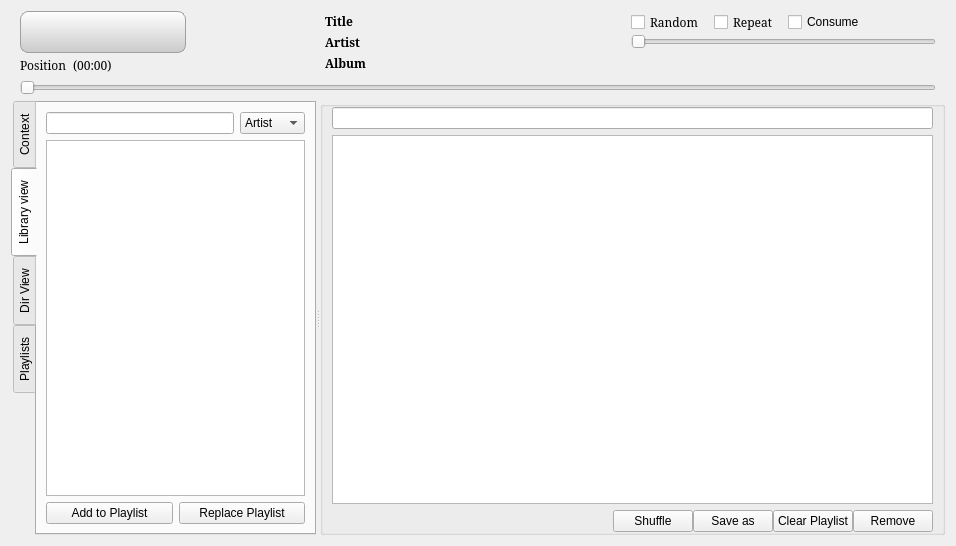
<?xml version="1.0" encoding="UTF-8"?>
<ui version="4.0">
 <class>MainWindow</class>
 <widget class="QWidget" name="MainWindow">
  <property name="geometry">
   <rect>
    <x>0</x>
    <y>0</y>
    <width>956</width>
    <height>546</height>
   </rect>
  </property>
  <property name="windowTitle">
   <string>Form</string>
  </property>
  <layout class="QVBoxLayout" name="verticalLayout_7">
   <item>
    <widget class="QGroupBox" name="groupBox">
     <property name="sizePolicy">
      <sizepolicy hsizetype="Expanding" vsizetype="Fixed">
       <horstretch>0</horstretch>
       <verstretch>0</verstretch>
      </sizepolicy>
     </property>
     <property name="styleSheet">
      <string notr="true">QGroupBox {
	border: none;
}</string>
     </property>
     <property name="flat">
      <bool>true</bool>
     </property>
     <layout class="QVBoxLayout" name="verticalLayout_4">
      <property name="topMargin">
       <number>0</number>
      </property>
      <property name="bottomMargin">
       <number>0</number>
      </property>
      <item>
       <layout class="QHBoxLayout" name="horizontalLayout_4">
        <property name="spacing">
         <number>0</number>
        </property>
        <item>
         <layout class="QVBoxLayout" name="verticalLayout">
          <property name="spacing">
           <number>0</number>
          </property>
          <item>
           <layout class="QHBoxLayout" name="horizontalLayout_3">
            <property name="spacing">
             <number>0</number>
            </property>
            <property name="sizeConstraint">
             <enum>QLayout::SetMinimumSize</enum>
            </property>
            <item>
             <widget class="QToolButton" name="prevTrackButton">
              <property name="styleSheet">
               <string notr="true">QToolButton {
	background-color: qlineargradient(x1: 0, y1: 0, x2: 0, y2: 1, stop: 0 palette(Light), stop: 1 palette(MidLight));
	border-top: 1px solid palette(Dark);
	border-bottom: 1px solid palette(Dark);
	border-left: 1px solid palette(Dark);
	border-top-left-radius: 8px;
	border-bottom-left-radius: 8px;
	padding: 6px;
}

QToolButton::hover {
	background-color: qlineargradient(x1: 0, y1: 0, x2: 0, y2: 1, stop: 0 palette(Light), stop: 1 palette(Mid));
}</string>
              </property>
              <property name="iconSize">
               <size>
                <width>25</width>
                <height>25</height>
               </size>
              </property>
             </widget>
            </item>
            <item>
             <widget class="QToolButton" name="stopTrackButton">
              <property name="styleSheet">
               <string notr="true">QToolButton {
	background-color: qlineargradient(x1: 0, y1: 0, x2: 0, y2: 1, stop: 0 palette(Light), stop: 1 palette(MidLight));
	border-top: 1px solid palette(Dark);
	border-bottom: 1px solid palette(Dark);
	padding: 6px;
}

QToolButton::hover {
	background-color: qlineargradient(x1: 0, y1: 0, x2: 0, y2: 1, stop: 0 palette(Light), stop: 1 palette(Mid));
}</string>
              </property>
              <property name="iconSize">
               <size>
                <width>25</width>
                <height>25</height>
               </size>
              </property>
             </widget>
            </item>
            <item>
             <widget class="QToolButton" name="playPauseTrackButton">
              <property name="styleSheet">
               <string notr="true">QToolButton {
	background-color: qlineargradient(x1: 0, y1: 0, x2: 0, y2: 1, stop: 0 palette(Light), stop: 1 palette(MidLight));
	border-top: 1px solid palette(Dark);
	border-bottom: 1px solid palette(Dark);
	padding: 6px;
}

QToolButton::hover {
	background-color: qlineargradient(x1: 0, y1: 0, x2: 0, y2: 1, stop: 0 palette(Light), stop: 1 palette(Mid));
}</string>
              </property>
              <property name="iconSize">
               <size>
                <width>25</width>
                <height>25</height>
               </size>
              </property>
             </widget>
            </item>
            <item>
             <widget class="QToolButton" name="nextTrackButton">
              <property name="styleSheet">
               <string notr="true">QToolButton {
	background-color: qlineargradient(x1: 0, y1: 0, x2: 0, y2: 1, stop: 0 palette(Light), stop: 1 palette(MidLight));
	border-top: 1px solid palette(Dark);
	border-bottom: 1px solid palette(Dark);
	border-right: 1px solid palette(Dark);
	border-top-right-radius: 8px;
	border-bottom-right-radius: 8px;
	padding: 6px;
}

QToolButton::hover {
	background-color: qlineargradient(x1: 0, y1: 0, x2: 0, y2: 1, stop: 0 palette(Light), stop: 1 palette(Mid));
}</string>
              </property>
              <property name="iconSize">
               <size>
                <width>25</width>
                <height>25</height>
               </size>
              </property>
             </widget>
            </item>
            <item>
             <spacer name="horizontalSpacer_3">
              <property name="orientation">
               <enum>Qt::Horizontal</enum>
              </property>
              <property name="sizeHint" stdset="0">
               <size>
                <width>0</width>
                <height>20</height>
               </size>
              </property>
             </spacer>
            </item>
           </layout>
          </item>
          <item>
           <layout class="QHBoxLayout" name="horizontalLayout_2">
            <property name="spacing">
             <number>6</number>
            </property>
            <property name="sizeConstraint">
             <enum>QLayout::SetMinimumSize</enum>
            </property>
            <property name="topMargin">
             <number>4</number>
            </property>
            <item>
             <widget class="QLabel" name="label">
              <property name="font">
               <font>
                <family>Serif</family>
               </font>
              </property>
              <property name="text">
               <string>Position</string>
              </property>
             </widget>
            </item>
            <item>
             <widget class="QLabel" name="songTimeElapsedLabel">
              <property name="font">
               <font>
                <family>Serif</family>
               </font>
              </property>
              <property name="text">
               <string>(00:00)</string>
              </property>
             </widget>
            </item>
            <item>
             <spacer name="horizontalSpacer">
              <property name="orientation">
               <enum>Qt::Horizontal</enum>
              </property>
              <property name="sizeHint" stdset="0">
               <size>
                <width>0</width>
                <height>14</height>
               </size>
              </property>
             </spacer>
            </item>
           </layout>
          </item>
         </layout>
        </item>
        <item>
         <layout class="QVBoxLayout" name="verticalLayout_2">
          <property name="spacing">
           <number>0</number>
          </property>
          <item>
           <widget class="QLabel" name="trackTitleLabel">
            <property name="sizePolicy">
             <sizepolicy hsizetype="Expanding" vsizetype="Preferred">
              <horstretch>1</horstretch>
              <verstretch>0</verstretch>
             </sizepolicy>
            </property>
            <property name="font">
             <font>
              <family>Serif</family>
              <weight>75</weight>
              <bold>true</bold>
             </font>
            </property>
            <property name="text">
             <string>Title</string>
            </property>
           </widget>
          </item>
          <item>
           <widget class="QLabel" name="trackArtistLabel">
            <property name="sizePolicy">
             <sizepolicy hsizetype="Expanding" vsizetype="Preferred">
              <horstretch>1</horstretch>
              <verstretch>0</verstretch>
             </sizepolicy>
            </property>
            <property name="font">
             <font>
              <family>Serif</family>
              <weight>75</weight>
              <bold>true</bold>
             </font>
            </property>
            <property name="text">
             <string>Artist</string>
            </property>
           </widget>
          </item>
          <item>
           <widget class="QLabel" name="trackAlbumLabel">
            <property name="sizePolicy">
             <sizepolicy hsizetype="Expanding" vsizetype="Preferred">
              <horstretch>1</horstretch>
              <verstretch>0</verstretch>
             </sizepolicy>
            </property>
            <property name="font">
             <font>
              <family>Serif</family>
              <weight>75</weight>
              <bold>true</bold>
             </font>
            </property>
            <property name="text">
             <string>Album</string>
            </property>
           </widget>
          </item>
         </layout>
        </item>
        <item>
         <layout class="QVBoxLayout" name="verticalLayout_3">
          <item>
           <layout class="QHBoxLayout" name="horizontalLayout">
            <property name="spacing">
             <number>10</number>
            </property>
            <item>
             <widget class="QCheckBox" name="randomCheckBox">
              <property name="font">
               <font>
                <family>Serif</family>
               </font>
              </property>
              <property name="text">
               <string>Random</string>
              </property>
             </widget>
            </item>
            <item>
             <widget class="QCheckBox" name="repeatCheckBox">
              <property name="font">
               <font>
                <family>Serif</family>
               </font>
              </property>
              <property name="text">
               <string>Repeat</string>
              </property>
             </widget>
            </item>
            <item>
             <widget class="QCheckBox" name="consumeCheckBox">
              <property name="text">
               <string>Consume</string>
              </property>
             </widget>
            </item>
            <item>
             <spacer name="horizontalSpacer_4">
              <property name="orientation">
               <enum>Qt::Horizontal</enum>
              </property>
              <property name="sizeHint" stdset="0">
               <size>
                <width>40</width>
                <height>20</height>
               </size>
              </property>
             </spacer>
            </item>
           </layout>
          </item>
          <item>
           <spacer name="horizontalSpacer_2">
            <property name="orientation">
             <enum>Qt::Horizontal</enum>
            </property>
            <property name="sizeHint" stdset="0">
             <size>
              <width>0</width>
              <height>0</height>
             </size>
            </property>
           </spacer>
          </item>
          <item>
           <widget class="QSlider" name="volumeSlider">
            <property name="toolTip">
             <string comment="Use the slider to adjust the volume">Volume</string>
            </property>
            <property name="maximum">
             <number>100</number>
            </property>
            <property name="orientation">
             <enum>Qt::Horizontal</enum>
            </property>
           </widget>
          </item>
          <item>
           <spacer name="verticalSpacer_2">
            <property name="orientation">
             <enum>Qt::Vertical</enum>
            </property>
            <property name="sizeHint" stdset="0">
             <size>
              <width>218</width>
              <height>0</height>
             </size>
            </property>
           </spacer>
          </item>
         </layout>
        </item>
       </layout>
      </item>
      <item>
       <widget class="QSlider" name="positionSlider">
        <property name="pageStep">
         <number>0</number>
        </property>
        <property name="orientation">
         <enum>Qt::Horizontal</enum>
        </property>
       </widget>
      </item>
     </layout>
    </widget>
   </item>
   <item>
    <widget class="QSplitter" name="splitter">
     <property name="orientation">
      <enum>Qt::Horizontal</enum>
     </property>
     <widget class="QTabWidget" name="tabWidget">
      <property name="tabPosition">
       <enum>QTabWidget::West</enum>
      </property>
      <property name="currentIndex">
       <number>1</number>
      </property>
      <widget class="QWidget" name="contextTab">
       <attribute name="title">
        <string>Context</string>
       </attribute>
       <layout class="QGridLayout" name="gridLayout">
        <item row="0" column="0" colspan="2">
         <widget class="QLabel" name="albumCoverLabel">
          <property name="minimumSize">
           <size>
            <width>0</width>
            <height>200</height>
           </size>
          </property>
          <property name="text">
           <string/>
          </property>
          <property name="alignment">
           <set>Qt::AlignCenter</set>
          </property>
         </widget>
        </item>
        <item row="1" column="0">
         <widget class="QLabel" name="label_2">
          <property name="text">
           <string>Release Date:</string>
          </property>
         </widget>
        </item>
        <item row="1" column="1">
         <widget class="QLabel" name="releaseDateLabel">
          <property name="text">
           <string/>
          </property>
         </widget>
        </item>
        <item row="2" column="0" colspan="2">
         <spacer name="verticalSpacer_4">
          <property name="orientation">
           <enum>Qt::Vertical</enum>
          </property>
          <property name="sizeHint" stdset="0">
           <size>
            <width>20</width>
            <height>30</height>
           </size>
          </property>
         </spacer>
        </item>
       </layout>
      </widget>
      <widget class="QWidget" name="libraryViewTab">
       <attribute name="title">
        <string>Library view</string>
       </attribute>
       <layout class="QVBoxLayout" name="verticalLayout_6">
        <item>
         <layout class="QHBoxLayout" name="horizontalLayout_6">
          <item>
           <widget class="KLineEdit" name="searchLibraryLineEdit">
            <property name="toolTip">
             <string/>
            </property>
            <property name="showClearButton" stdset="0">
             <bool>true</bool>
            </property>
           </widget>
          </item>
          <item>
           <widget class="QComboBox" name="searchFieldComboBox">
            <property name="sizePolicy">
             <sizepolicy hsizetype="Preferred" vsizetype="Preferred">
              <horstretch>0</horstretch>
              <verstretch>0</verstretch>
             </sizepolicy>
            </property>
            <item>
             <property name="text">
              <string>Artist</string>
             </property>
            </item>
            <item>
             <property name="text">
              <string>Album</string>
             </property>
            </item>
            <item>
             <property name="text">
              <string>Song</string>
             </property>
            </item>
            <item>
             <property name="text">
              <string>Any</string>
             </property>
            </item>
           </widget>
          </item>
         </layout>
        </item>
        <item>
         <widget class="QTreeView" name="libraryTreeView">
          <property name="dragEnabled">
           <bool>true</bool>
          </property>
          <property name="dragDropMode">
           <enum>QAbstractItemView::DragOnly</enum>
          </property>
          <property name="alternatingRowColors">
           <bool>true</bool>
          </property>
          <property name="selectionMode">
           <enum>QAbstractItemView::ExtendedSelection</enum>
          </property>
          <property name="sortingEnabled">
           <bool>true</bool>
          </property>
          <property name="allColumnsShowFocus">
           <bool>true</bool>
          </property>
         </widget>
        </item>
        <item>
         <layout class="QHBoxLayout" name="horizontalLayout_7">
          <item>
           <widget class="KPushButton" name="addToPlaylistPushButton">
            <property name="text">
             <string>Add to Playlist</string>
            </property>
           </widget>
          </item>
          <item>
           <widget class="KPushButton" name="replacePlaylistPushButton">
            <property name="text">
             <string>Replace Playlist</string>
            </property>
           </widget>
          </item>
         </layout>
        </item>
       </layout>
      </widget>
      <widget class="QWidget" name="dirViewTab">
       <attribute name="title">
        <string>Dir View</string>
       </attribute>
       <layout class="QVBoxLayout" name="verticalLayout_9">
        <item>
         <widget class="KLineEdit" name="searchDirViewLineEdit">
          <property name="showClearButton" stdset="0">
           <bool>true</bool>
          </property>
         </widget>
        </item>
        <item>
         <widget class="QTreeView" name="dirTreeView">
          <property name="dragEnabled">
           <bool>true</bool>
          </property>
          <property name="dragDropMode">
           <enum>QAbstractItemView::DragOnly</enum>
          </property>
          <property name="alternatingRowColors">
           <bool>true</bool>
          </property>
          <property name="selectionMode">
           <enum>QAbstractItemView::ExtendedSelection</enum>
          </property>
          <property name="sortingEnabled">
           <bool>true</bool>
          </property>
          <property name="allColumnsShowFocus">
           <bool>true</bool>
          </property>
         </widget>
        </item>
        <item>
         <layout class="QHBoxLayout" name="horizontalLayout_8">
          <item>
           <widget class="KPushButton" name="dirViewAddToPlaylistPushButton">
            <property name="text">
             <string>Add to Playlist</string>
            </property>
           </widget>
          </item>
          <item>
           <widget class="KPushButton" name="dirViewReplacePlaylistPushButton">
            <property name="text">
             <string>Replace Playlist</string>
            </property>
           </widget>
          </item>
         </layout>
        </item>
       </layout>
      </widget>
      <widget class="QWidget" name="playlistsViewTab">
       <attribute name="title">
        <string>Playlists</string>
       </attribute>
       <layout class="QVBoxLayout" name="verticalLayout_8">
        <item>
         <widget class="QTreeView" name="playlistsView">
          <property name="alternatingRowColors">
           <bool>true</bool>
          </property>
          <property name="selectionBehavior">
           <enum>QAbstractItemView::SelectRows</enum>
          </property>
          <property name="sortingEnabled">
           <bool>true</bool>
          </property>
         </widget>
        </item>
        <item>
         <layout class="QHBoxLayout" name="horizontalLayout_9">
          <item>
           <widget class="KPushButton" name="addPlaylistToPlaylistPushButton">
            <property name="text">
             <string>Add to Playlist</string>
            </property>
           </widget>
          </item>
          <item>
           <widget class="KPushButton" name="loadPlaylistPushButton">
            <property name="text">
             <string>Load</string>
            </property>
           </widget>
          </item>
          <item>
           <widget class="KPushButton" name="removePlaylistPushButton">
            <property name="text">
             <string>Delete</string>
            </property>
           </widget>
          </item>
         </layout>
        </item>
       </layout>
      </widget>
     </widget>
     <widget class="QGroupBox" name="groupBox_3">
      <property name="sizePolicy">
       <sizepolicy hsizetype="Expanding" vsizetype="Expanding">
        <horstretch>2</horstretch>
        <verstretch>0</verstretch>
       </sizepolicy>
      </property>
      <property name="title">
       <string/>
      </property>
      <layout class="QVBoxLayout" name="verticalLayout_5">
       <property name="topMargin">
        <number>0</number>
       </property>
       <property name="bottomMargin">
        <number>0</number>
       </property>
       <item>
        <widget class="KLineEdit" name="searchPlaylistLineEdit">
         <property name="showClearButton" stdset="0">
          <bool>true</bool>
         </property>
        </widget>
       </item>
       <item>
        <widget class="QTableView" name="playlistTableView">
         <property name="contextMenuPolicy">
          <enum>Qt::CustomContextMenu</enum>
         </property>
         <property name="acceptDrops">
          <bool>true</bool>
         </property>
         <property name="dragEnabled">
          <bool>true</bool>
         </property>
         <property name="dragDropOverwriteMode">
          <bool>false</bool>
         </property>
         <property name="dragDropMode">
          <enum>QAbstractItemView::DragDrop</enum>
         </property>
         <property name="alternatingRowColors">
          <bool>true</bool>
         </property>
         <property name="selectionMode">
          <enum>QAbstractItemView::ExtendedSelection</enum>
         </property>
         <property name="selectionBehavior">
          <enum>QAbstractItemView::SelectRows</enum>
         </property>
        </widget>
       </item>
       <item>
        <layout class="QHBoxLayout" name="horizontalLayout_5">
         <property name="spacing">
          <number>0</number>
         </property>
         <item>
          <widget class="QLabel" name="playListStatsLabel">
           <property name="text">
            <string/>
           </property>
          </widget>
         </item>
         <item>
          <spacer>
           <property name="orientation">
            <enum>Qt::Horizontal</enum>
           </property>
           <property name="sizeHint" stdset="0">
            <size>
             <width>261</width>
             <height>20</height>
            </size>
           </property>
          </spacer>
         </item>
         <item>
          <widget class="QPushButton" name="shufflePlaylistPushButton">
           <property name="text">
            <string>Shuffle</string>
           </property>
          </widget>
         </item>
         <item>
          <widget class="KPushButton" name="savePlaylistPushButton">
           <property name="text">
            <string>Save as</string>
           </property>
          </widget>
         </item>
         <item>
          <widget class="KPushButton" name="removeAllFromPlaylistPushButton">
           <property name="text">
            <string>Clear Playlist</string>
           </property>
          </widget>
         </item>
         <item>
          <widget class="KPushButton" name="removeFromPlaylistPushButton">
           <property name="text">
            <string>Remove</string>
           </property>
          </widget>
         </item>
        </layout>
       </item>
      </layout>
     </widget>
    </widget>
   </item>
  </layout>
 </widget>
 <customwidgets>
  <customwidget>
   <class>KPushButton</class>
   <extends>QPushButton</extends>
   <header>kpushbutton.h</header>
  </customwidget>
  <customwidget>
   <class>KLineEdit</class>
   <extends>QLineEdit</extends>
   <header>klineedit.h</header>
  </customwidget>
 </customwidgets>
 <resources/>
 <connections/>
</ui>
